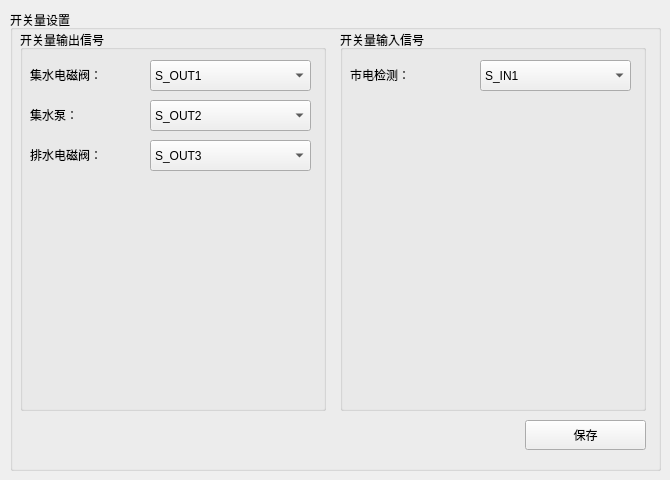
    <widget class="QWidget" name="page_9">
     <widget class="QGroupBox" name="gbox_io">
      <property name="geometry">
       <rect>
        <x>10</x>
        <y>10</y>
        <width>651</width>
        <height>461</height>
       </rect>
      </property>
      <property name="styleSheet">
       <string notr="true"/>
      </property>
      <property name="title">
       <string>开关量设置</string>
      </property>
      <widget class="QPushButton" name="btn_SaveIo">
       <property name="geometry">
        <rect>
         <x>515</x>
         <y>410</y>
         <width>121</width>
         <height>30</height>
        </rect>
       </property>
       <property name="text">
        <string>保存</string>
       </property>
       <property name="iconSize">
        <size>
         <width>120</width>
         <height>40</height>
        </size>
       </property>
      </widget>
      <widget class="QGroupBox" name="group_in">
       <property name="geometry">
        <rect>
         <x>330</x>
         <y>20</y>
         <width>306</width>
         <height>381</height>
        </rect>
       </property>
       <property name="title">
        <string>开关量输入信号</string>
       </property>
       <widget class="QLabel" name="label_74">
        <property name="geometry">
         <rect>
          <x>10</x>
          <y>30</y>
          <width>101</width>
          <height>30</height>
         </rect>
        </property>
        <property name="text">
         <string>市电检测：</string>
        </property>
       </widget>
       <widget class="QComboBox" name="comboIn_power">
        <property name="geometry">
         <rect>
          <x>140</x>
          <y>30</y>
          <width>151</width>
          <height>31</height>
         </rect>
        </property>
        <property name="currentIndex">
         <number>0</number>
        </property>
        <item>
         <property name="text">
          <string>S_IN1</string>
         </property>
        </item>
        <item>
         <property name="text">
          <string>S_IN2</string>
         </property>
        </item>
        <item>
         <property name="text">
          <string>S_IN3</string>
         </property>
        </item>
        <item>
         <property name="text">
          <string>S_IN4</string>
         </property>
        </item>
        <item>
         <property name="text">
          <string>S_IN5</string>
         </property>
        </item>
        <item>
         <property name="text">
          <string>S_IN6</string>
         </property>
        </item>
        <item>
         <property name="text">
          <string>S_IN7</string>
         </property>
        </item>
        <item>
         <property name="text">
          <string>S_IN8</string>
         </property>
        </item>
        <item>
         <property name="text">
          <string>S_IN9</string>
         </property>
        </item>
        <item>
         <property name="text">
          <string>S_IN10</string>
         </property>
        </item>
        <item>
         <property name="text">
          <string>S_IN11</string>
         </property>
        </item>
        <item>
         <property name="text">
          <string>S_IN12</string>
         </property>
        </item>
       </widget>
      </widget>
      <widget class="QGroupBox" name="group_out">
       <property name="geometry">
        <rect>
         <x>10</x>
         <y>20</y>
         <width>306</width>
         <height>381</height>
        </rect>
       </property>
       <property name="title">
        <string>开关量输出信号</string>
       </property>
       <widget class="QLabel" name="label_67">
        <property name="geometry">
         <rect>
          <x>10</x>
          <y>70</y>
          <width>101</width>
          <height>30</height>
         </rect>
        </property>
        <property name="text">
         <string>集水泵：</string>
        </property>
       </widget>
       <widget class="QLabel" name="label_68">
        <property name="geometry">
         <rect>
          <x>10</x>
          <y>110</y>
          <width>101</width>
          <height>30</height>
         </rect>
        </property>
        <property name="text">
         <string>排水电磁阀：</string>
        </property>
       </widget>
       <widget class="QComboBox" name="comboOut_drain_open">
        <property name="geometry">
         <rect>
          <x>130</x>
          <y>30</y>
          <width>161</width>
          <height>31</height>
         </rect>
        </property>
        <item>
         <property name="text">
          <string>S_OUT1</string>
         </property>
        </item>
        <item>
         <property name="text">
          <string>S_OUT2</string>
         </property>
        </item>
        <item>
         <property name="text">
          <string>S_OUT3</string>
         </property>
        </item>
        <item>
         <property name="text">
          <string>S_OUT4</string>
         </property>
        </item>
        <item>
         <property name="text">
          <string>S_OUT5</string>
         </property>
        </item>
        <item>
         <property name="text">
          <string>S_OUT6</string>
         </property>
        </item>
        <item>
         <property name="text">
          <string>S_OUT7</string>
         </property>
        </item>
        <item>
         <property name="text">
          <string>S_OUT8</string>
         </property>
        </item>
       </widget>
       <widget class="QLabel" name="label_66">
        <property name="geometry">
         <rect>
          <x>10</x>
          <y>30</y>
          <width>101</width>
          <height>30</height>
         </rect>
        </property>
        <property name="text">
         <string>集水电磁阀：</string>
        </property>
       </widget>
       <widget class="QComboBox" name="comboOut_drain_close">
        <property name="geometry">
         <rect>
          <x>130</x>
          <y>70</y>
          <width>161</width>
          <height>31</height>
         </rect>
        </property>
        <property name="currentIndex">
         <number>1</number>
        </property>
        <item>
         <property name="text">
          <string>S_OUT1</string>
         </property>
        </item>
        <item>
         <property name="text">
          <string>S_OUT2</string>
         </property>
        </item>
        <item>
         <property name="text">
          <string>S_OUT3</string>
         </property>
        </item>
        <item>
         <property name="text">
          <string>S_OUT4</string>
         </property>
        </item>
        <item>
         <property name="text">
          <string>S_OUT5</string>
         </property>
        </item>
        <item>
         <property name="text">
          <string>S_OUT6</string>
         </property>
        </item>
        <item>
         <property name="text">
          <string>S_OUT7</string>
         </property>
        </item>
        <item>
         <property name="text">
          <string>S_OUT8</string>
         </property>
        </item>
       </widget>
       <widget class="QComboBox" name="comboOut_catchment_open">
        <property name="geometry">
         <rect>
          <x>130</x>
          <y>110</y>
          <width>161</width>
          <height>31</height>
         </rect>
        </property>
        <property name="currentIndex">
         <number>2</number>
        </property>
        <item>
         <property name="text">
          <string>S_OUT1</string>
         </property>
        </item>
        <item>
         <property name="text">
          <string>S_OUT2</string>
         </property>
        </item>
        <item>
         <property name="text">
          <string>S_OUT3</string>
         </property>
        </item>
        <item>
         <property name="text">
          <string>S_OUT4</string>
         </property>
        </item>
        <item>
         <property name="text">
          <string>S_OUT5</string>
         </property>
        </item>
        <item>
         <property name="text">
          <string>S_OUT6</string>
         </property>
        </item>
        <item>
         <property name="text">
          <string>S_OUT7</string>
         </property>
        </item>
        <item>
         <property name="text">
          <string>S_OUT8</string>
         </property>
        </item>
       </widget>
      </widget>
     </widget>
    </widget>
